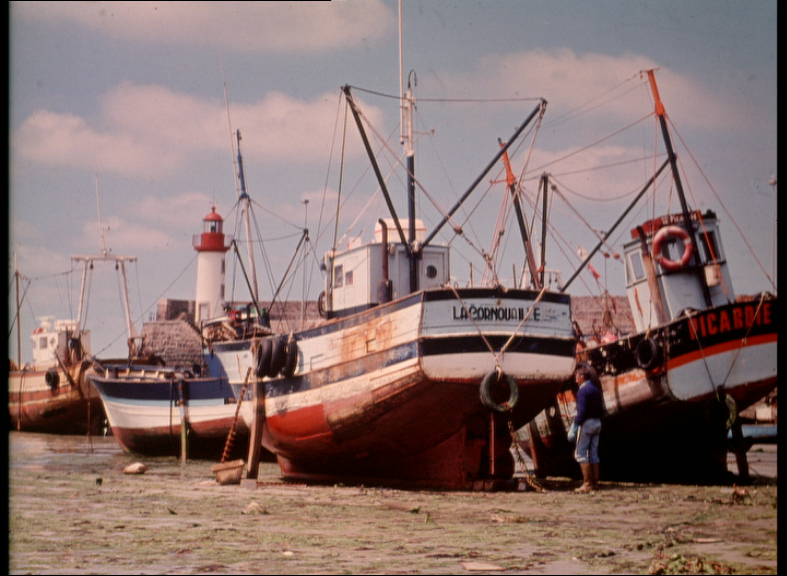
//> input picture demo_01_dcttest/width.bmp, 787 x 576 px
$ ./main1   (built with g++ and OpenCV 4)
//> lines starting //> are read from the running program, lines starting //| are printed output that depends on the picture
#include<iostream>
#include<fstream>
#include<opencv2/core/core.hpp>
#include<opencv2/highgui/highgui.hpp> //图形用户界面
#include<opencv2/imgproc/imgproc.hpp> //调用copyMakeBorder()函数需要

using namespace std;
using namespace cv;
const double pi = 3.141592;
void Normalize(cv::Mat & mat);//归一化到0-255的函数
void PaddingImage(cv::Mat & srcImage, cv::Mat & dstImage);

int main()
{
	Mat image = imread("width.bmp", CV_LOAD_IMAGE_GRAYSCALE); //读为灰度图
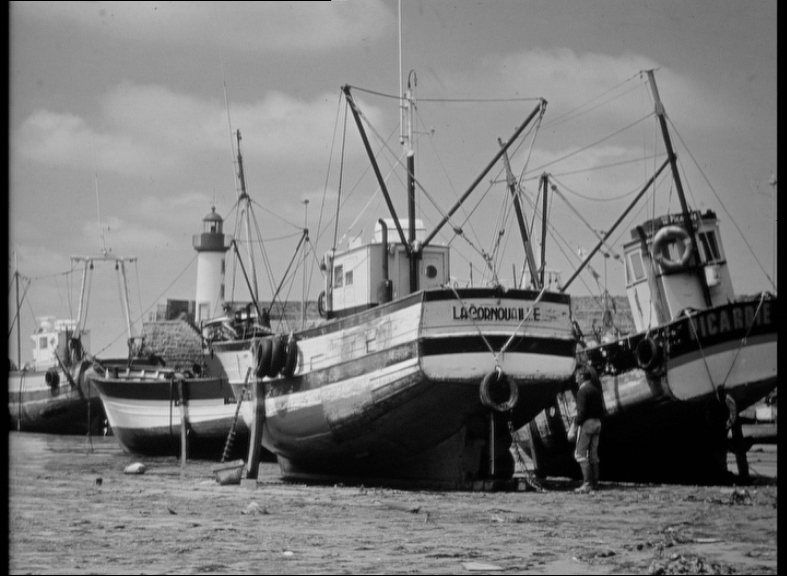
//> image: 576 rows x 787 cols, CV_8UC1; min 0, max 233, mean 121.1
	// [7 lines of commented-out code are left out]

	Mat imageAfter;
	PaddingImage(image, imageAfter);

	Mat G(Size(8, 8), CV_32FC1);//8*8系数矩阵,,32位float型,单通道
	if (!image.empty())
		imshow("原图", image);////显示原图

	//计算G系数
	for (int i = 0; i < 8; i++)
	{
		for (int j = 0; j < 8; j++)
		{
			float a;
			if (i == 0)
				a = sqrt(1.0 / 8.0);
			else
				a = sqrt(2.0 / 8.0);
			G.at<float>(i, j) = a*cos((j + 0.5)*pi*i / 8);
		}
	}
	cout << "系数矩阵G= " << endl << G << endl << endl;//打印系数矩阵
	//imageAfter.convertTo(imageAfter, CV_32FC1);

	//imageAfter -= 128;//减了128的话对比度更明显
	for (int i = 0; i < imageAfter.rows; i = i + 8)
	{
		for (int j = 0; j < imageAfter.cols; j = j + 8)
		{
			imageAfter(Range(i, i + 8), Range(j, j + 8)) = G * imageAfter(Range(i, i + 8), Range(j, j + 8)) *G.t(); //分块，每8*8提取出来，A.t()是矩阵的转置
			//Normalize(imageAfter(Range(i, i + 8), Range(j, j + 8)));
			cv::normalize(imageAfter(Range(i, i + 8), Range(j, j + 8)), imageAfter(Range(i, i + 8), Range(j, j + 8)), 0, 255, cv::NORM_MINMAX);
		}
	}

	for (int i = 0; i < 8; i++)//打印第一个8*8DCT数据
	{
		for (int j = 0; j < 8; j++)
		{
			cout << imageAfter.at<float>(i, j) << ' ' << ' ';
		}
		cout << endl;
	}

	imshow("DCT", imageAfter);
	//cv::Mat dst;
	//cv::normalize(imageAfter, dst, 0, 255, cv::NORM_MINMAX);
	cv::Mat dst_8UC1;
	imageAfter.convertTo(dst_8UC1, CV_8UC1, 1.0);
	imshow("0to255", dst_8UC1);

	waitKey(0);
	return 0;
}

void Normalize(cv::Mat & mat)
{
	float max = -65536.0, min = 65536.0;

	for (int i = 0; i != mat.rows; ++i)
	{
		for (int j = 0; j != mat.cols; ++j)
		{
			if (mat.at<float>(i, j) < min)
			{
				min = mat.at<float>(i, j);
			}
			if (mat.at<float>(i, j) > max)
			{
				max = mat.at<float>(i, j);
			}
		}
	}


	for (int i = 0; i != mat.rows; ++i)
	{
		for (int j = 0; j != mat.cols; ++j)
		{
			mat.at<float>(i, j) = (mat.at<float>(i, j) - min) / (max - min)*(255);
		}
	}
}

void PaddingImage(cv::Mat & srcImage, cv::Mat & dstImage)
{

	/*int nWidth=srcImage.rows;
	int nHeight=srcImage.cols;*/
	int nWidth = srcImage.cols;
//> nWidth = 787
	int nHeight = srcImage.rows;
//> nHeight = 576
	Mat imageTemp;

	if (!(nWidth % 8) && !(nHeight % 8))//宽高都不需要填充
	{
		imageTemp.create(nWidth, nHeight, 0);//申请
		srcImage.copyTo(imageTemp);

	}
	if (nWidth % 8 && nHeight % 8)//宽高都需要填充
	{
		imageTemp.create(nHeight + 8 - (nHeight % 8), nWidth + 8 - (nWidth % 8), 0);//imageTemp.create(nWidth+8-(nWidth%8), nHeight+8-(nHeight%8),0);//申请
		copyMakeBorder(srcImage, imageTemp, 0, 8 - nHeight % 8, 0, 8 - nWidth % 8, BORDER_CONSTANT, Scalar::all(0));//扩充
		//Mat dstImage(Size(nWidth+8-srcImage.cols%8, nHeight+8-srcImage.rows%8), CV_32FC1);
		//dstImage=imageTemp.clone();
		//imageTemp.copyTo(dstImage, CV_32FC1);
	}
	if (nWidth % 8 && !(nHeight % 8))//宽需要填充
	{
		imageTemp.create(nHeight, nWidth + 8 - nWidth % 8, 0);//imageTemp.create(nWidth+8-nWidth%8, nHeight,0);//申请
		copyMakeBorder(srcImage, imageTemp, 0, 0, 0, 8 - (nWidth % 8), BORDER_CONSTANT, Scalar::all(0));//扩充
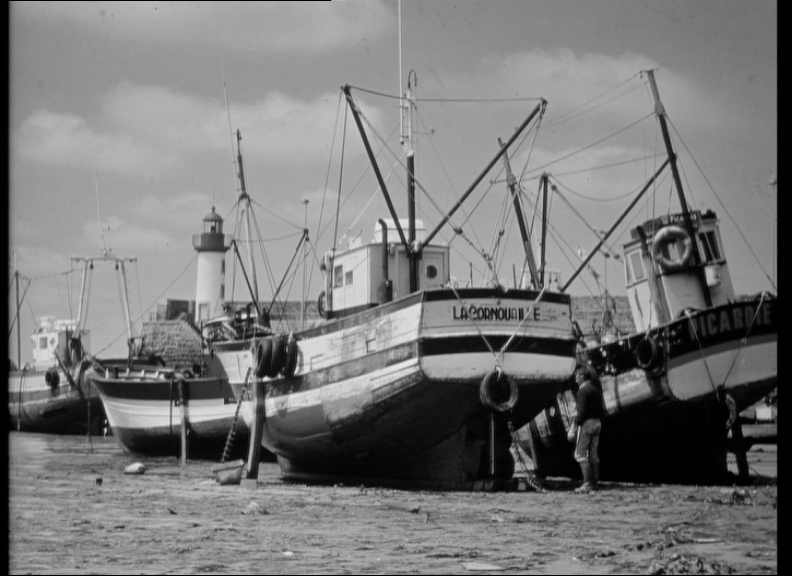
//> imageTemp: 576 rows x 792 cols, CV_8UC1; min 0, max 233, mean 120.3
//> (the run ends here: the program stops with an error, at `for (int i = 0; i < imageAfter.rows; i = i + 8)`)
